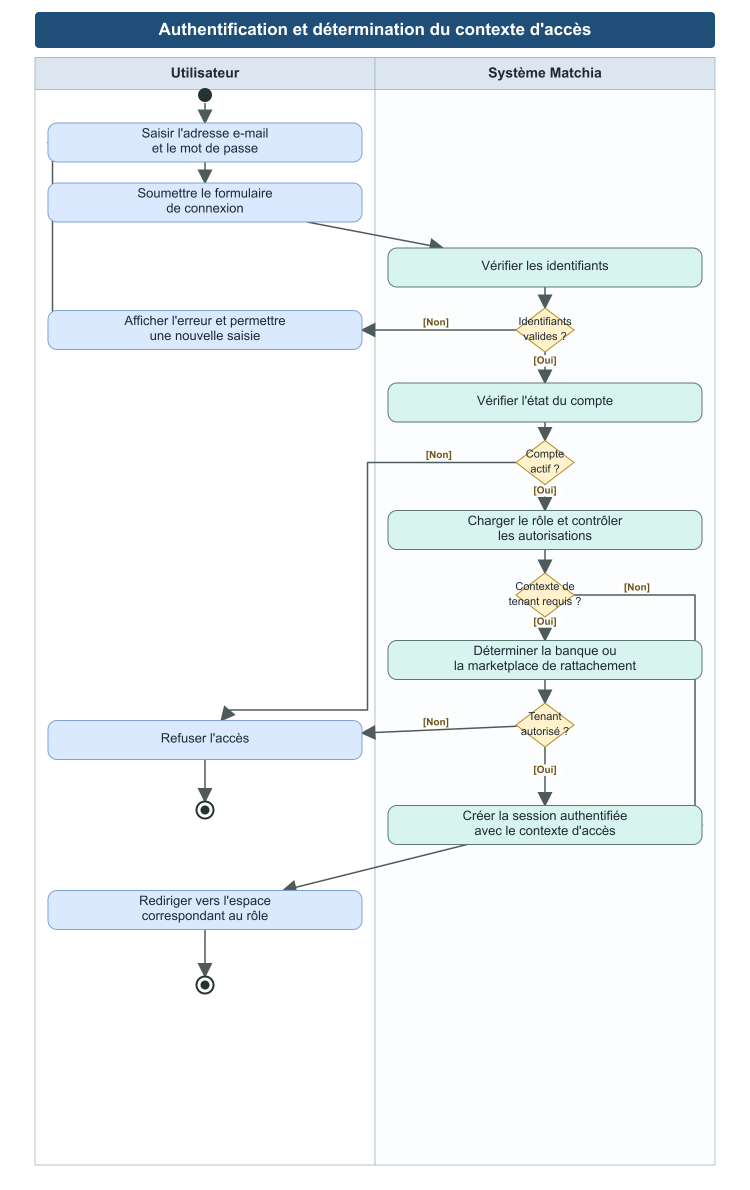
#> input picture document_work/diagrammes_activite_matchia/AD-01_authentification.png, 3000 x 4760 px, found by its file name (shown at 1/4 size)
$ python make_diagram_contact_sheets.py
#> lines starting #> are read from the running program, lines starting #| are printed output that depends on the picture
from pathlib import Path
from PIL import Image, ImageDraw, ImageFont


ROOT = Path(r"D:\PFE M2\Platforme SaaS\document_work")
OUT = ROOT / "qa_drawio_editable_diagrams"
OUT.mkdir(parents=True, exist_ok=True)


def font(size: int, bold: bool = False):
    name = "arialbd.ttf" if bold else "arial.ttf"
    return ImageFont.truetype(str(Path(r"C:\Windows\Fonts") / name), size)


def make_sheet(paths, output, columns=2, thumb_w=820, thumb_h=1050):
#> called with columns = 2, thumb_w = 820, thumb_h = 1050
    rows = (len(paths) + columns - 1) // columns
    sheet = Image.new("RGB", (columns * thumb_w, rows * (thumb_h + 70)), "#ECEFF3")
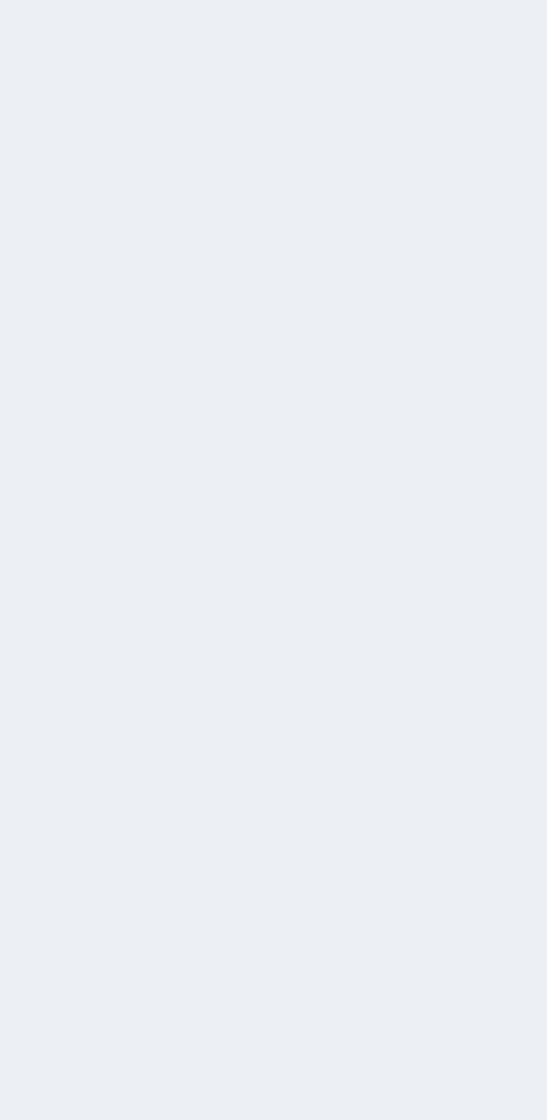
#> sheet: PIL image 1640x3360 RGB (shown at 1/3 size); mean R, G, B 236, 239, 243
    draw = ImageDraw.Draw(sheet)
    for index, path in enumerate(paths):
        image = Image.open(path).convert("RGB")
        image.thumbnail((thumb_w - 30, thumb_h - 30), Image.Resampling.LANCZOS)
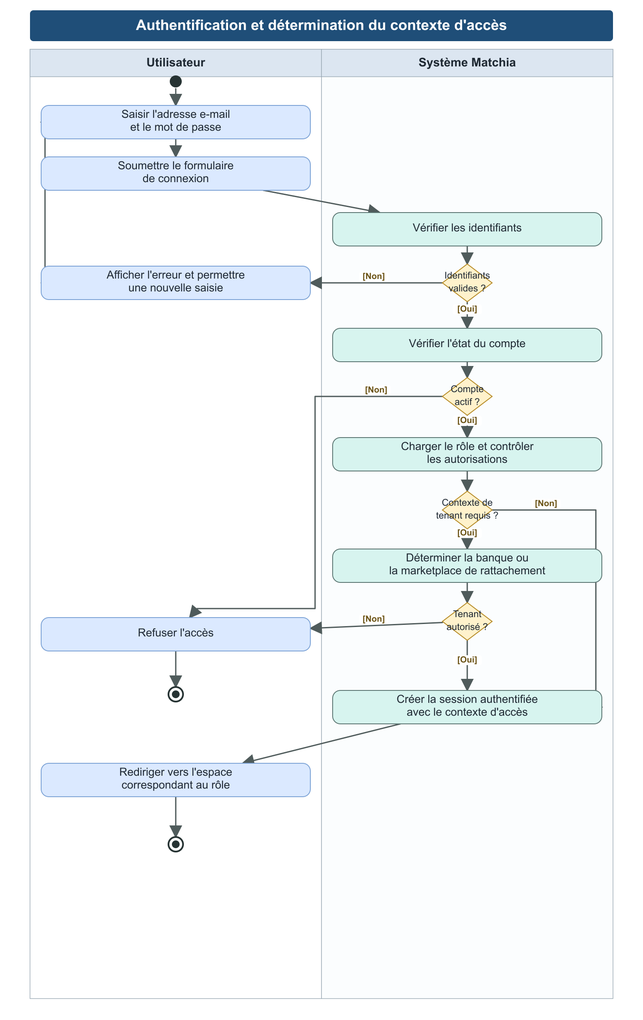
#> image: PIL image 643x1020 RGB; mean R, G, B 237.7, 242.8, 245.5
        x0 = (index % columns) * thumb_w
        y0 = (index // columns) * (thumb_h + 70)
        px = x0 + (thumb_w - image.width) // 2
#> px = 88
        py = y0 + 55 + (thumb_h - image.height) // 2
#> py = 70
        sheet.paste(image, (px, py))
        draw.text((x0 + 18, y0 + 14), path.stem, font=font(25, True), fill="#17324D")
#> pass 2 of the loop in make_sheet, `for index, path in enumerate(paths):`:
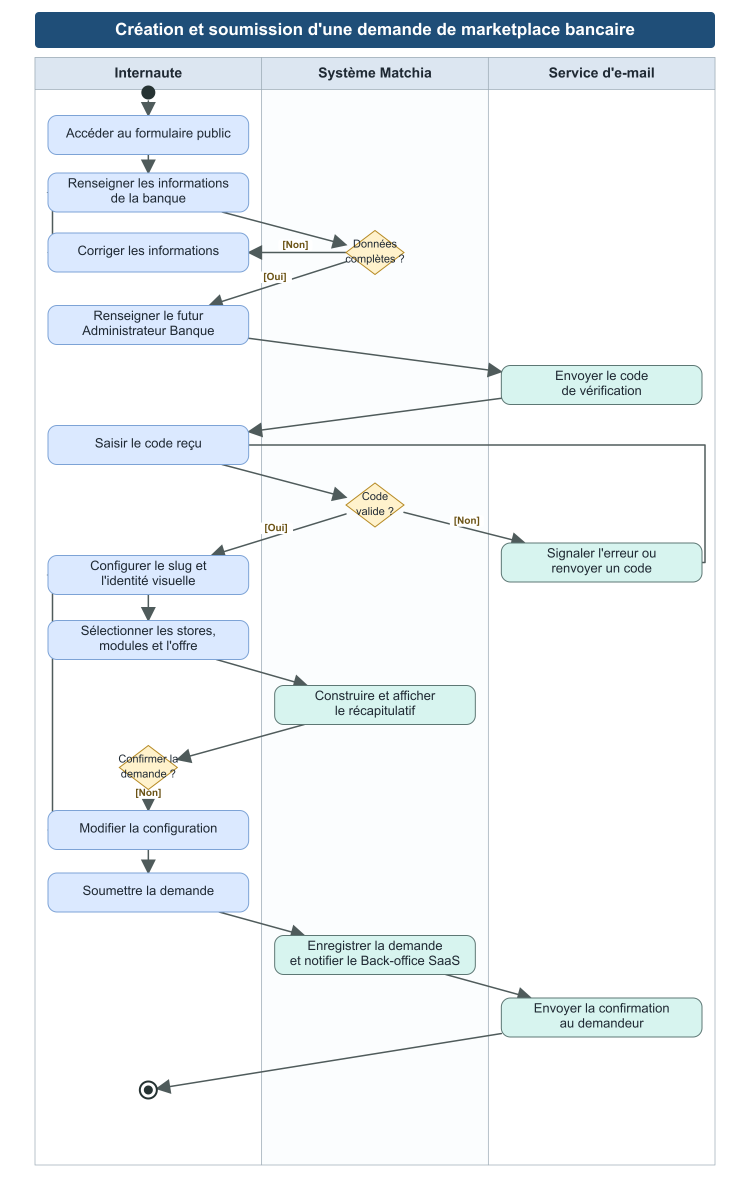
#> input picture document_work/diagrammes_activite_matchia/AD-02_creation_demande_marketplace.png, 3000 x 4760 px, found by its file name (shown at 1/4 size)
#> in make_sheet, `image.thumbnail((thumb_w - 30, thumb_h - 30), Image.Resampling.LANCZOS)`:
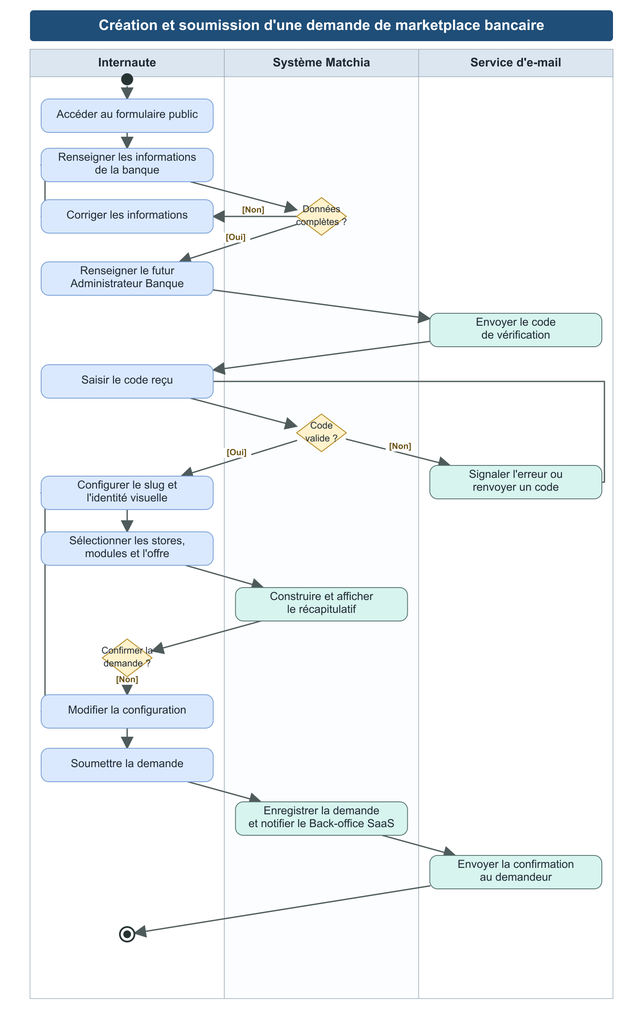
#> image: PIL image 643x1020 RGB; mean R, G, B 238.2, 242.6, 245.7
#> in make_sheet, `sheet.paste(image, (px, py))`:
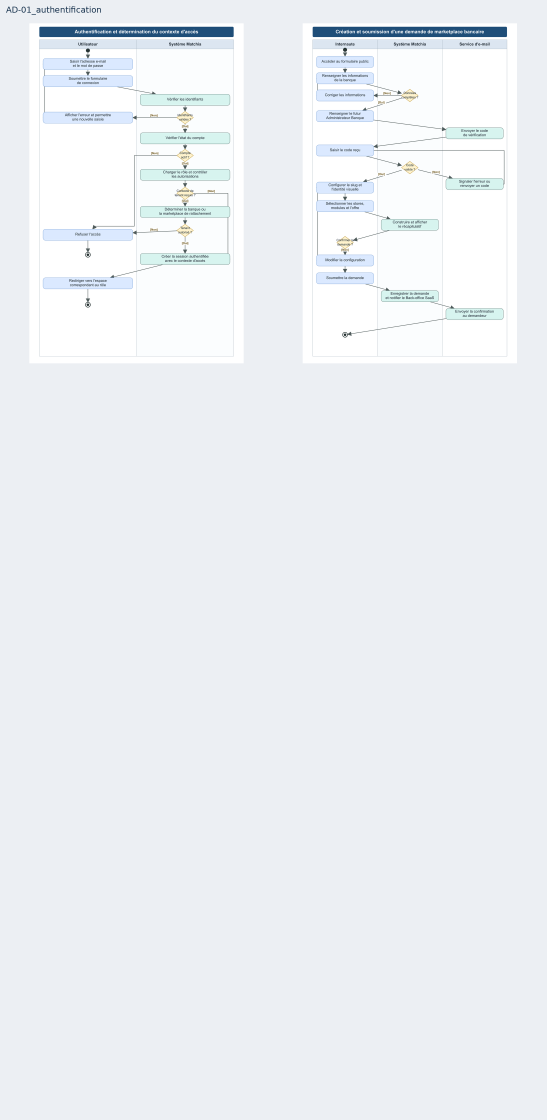
#> sheet: PIL image 1640x3360 RGB (shown at 1/3 size); mean R, G, B 236.4, 239.8, 243.6
#> pass 3 of the loop in make_sheet, `for index, path in enumerate(paths):`:
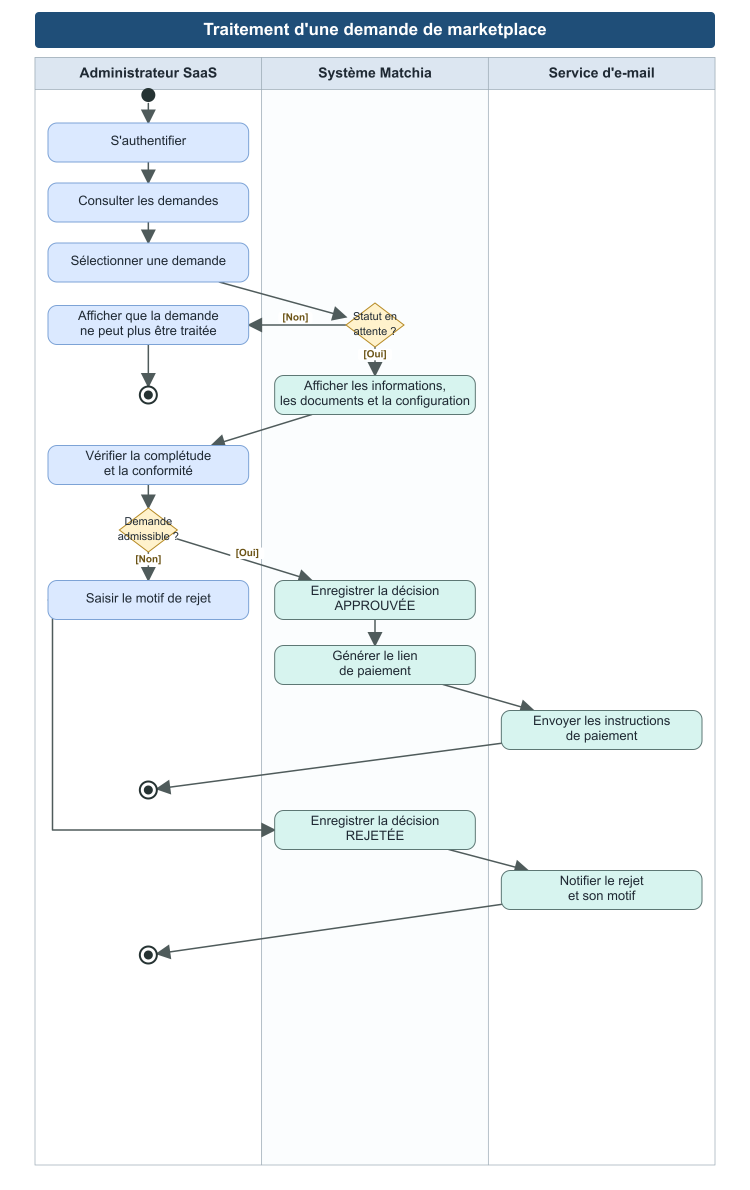
#> input picture document_work/diagrammes_activite_matchia/AD-03_traitement_demande_marketplace.png, 3000 x 4760 px, found by its file name (shown at 1/4 size)
#> in make_sheet, `image.thumbnail((thumb_w - 30, thumb_h - 30), Image.Resampling.LANCZOS)`:
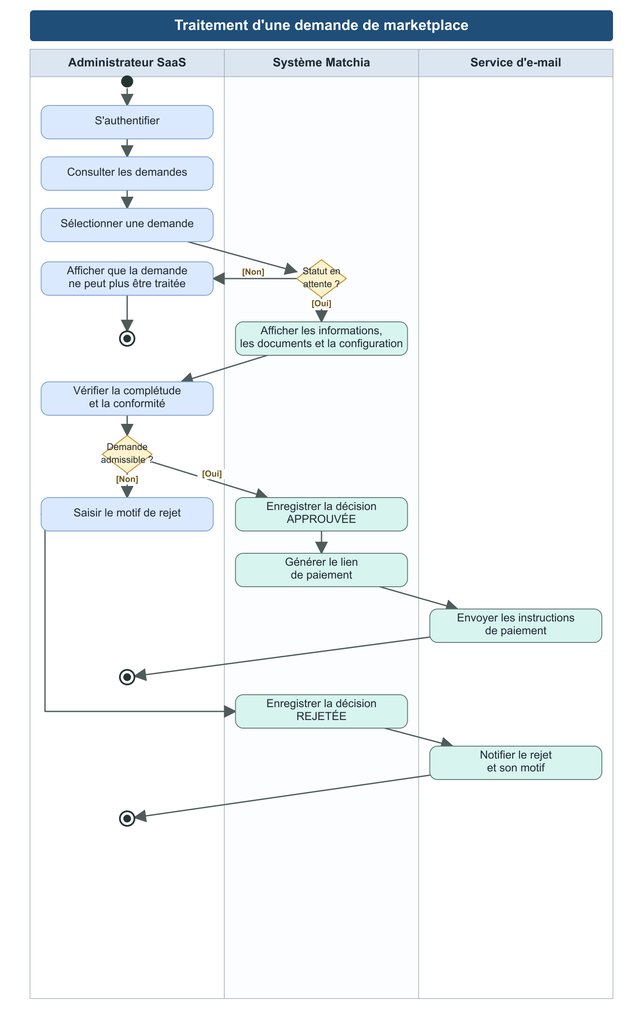
#> image: PIL image 643x1020 RGB; mean R, G, B 239.2, 243.5, 246
#> in make_sheet, `sheet.paste(image, (px, py))`:
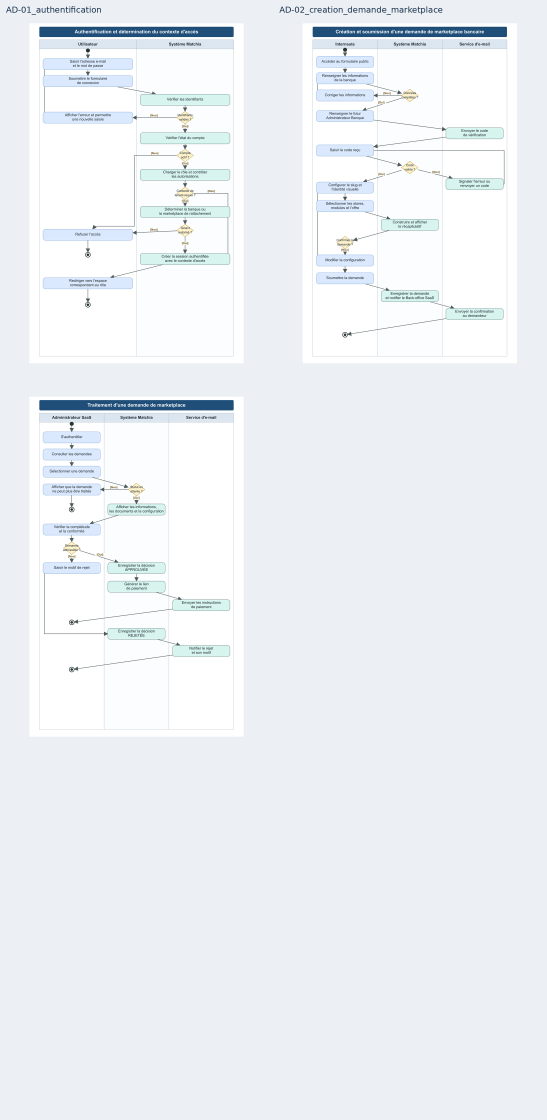
#> sheet: PIL image 1640x3360 RGB (shown at 1/3 size); mean R, G, B 236.7, 240.3, 243.9
#> the loop made 6 passes; the first 3 are shown
    sheet.save(output)
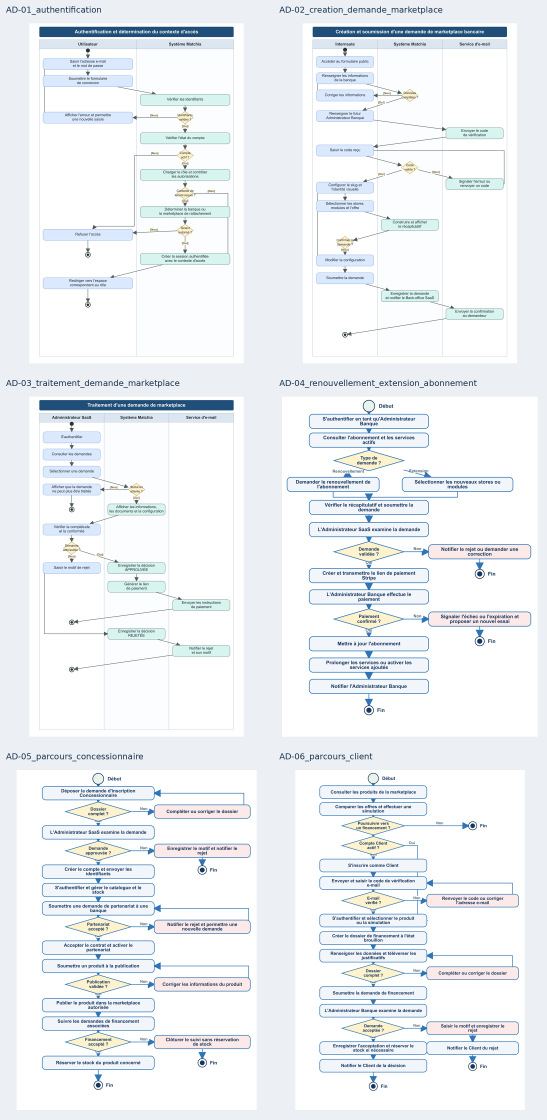
#> saved as activites_contact.png: PIL image 1640x3360 RGB (shown at 1/3 size); mean R, G, B 237.2, 240.9, 244.2


activity_dir = ROOT / "diagrammes_activite_modele"
activity_names = [
    "AD-01_authentification.png",
    "AD-02_creation_demande_marketplace.png",
    "AD-03_traitement_demande_marketplace.png",
    "AD-04_renouvellement_extension_abonnement.png",
    "AD-05_parcours_concessionnaire.png",
    "AD-06_parcours_client.png",
]
sequence_dir = ROOT / "diagrammes_sequence_matchia"
sequence_names = [f"SD-{i:02d}_{slug}.png" for i, slug in enumerate([
    "authentification",
    "creation_demande_marketplace",
    "traitement_demande_stripe",
    "inscription_concessionnaire",
    "gestion_produit",
    "inscription_client",
    "demande_financement",
    "assistant_saas",
    "chatbot_marketplace",
], 1)]

make_sheet([activity_dir / name for name in activity_names], OUT / "activites_contact.png")
make_sheet([sequence_dir / name for name in sequence_names], OUT / "sequences_contact.png", columns=2, thumb_w=900, thumb_h=1050)
#> call 2 of make_sheet, with columns = 2, thumb_w = 900, thumb_h = 1050
#> in make_sheet (call 2), `sheet = Image.new("RGB", (columns * thumb_w, rows * (thumb_h + 70)), "..`:
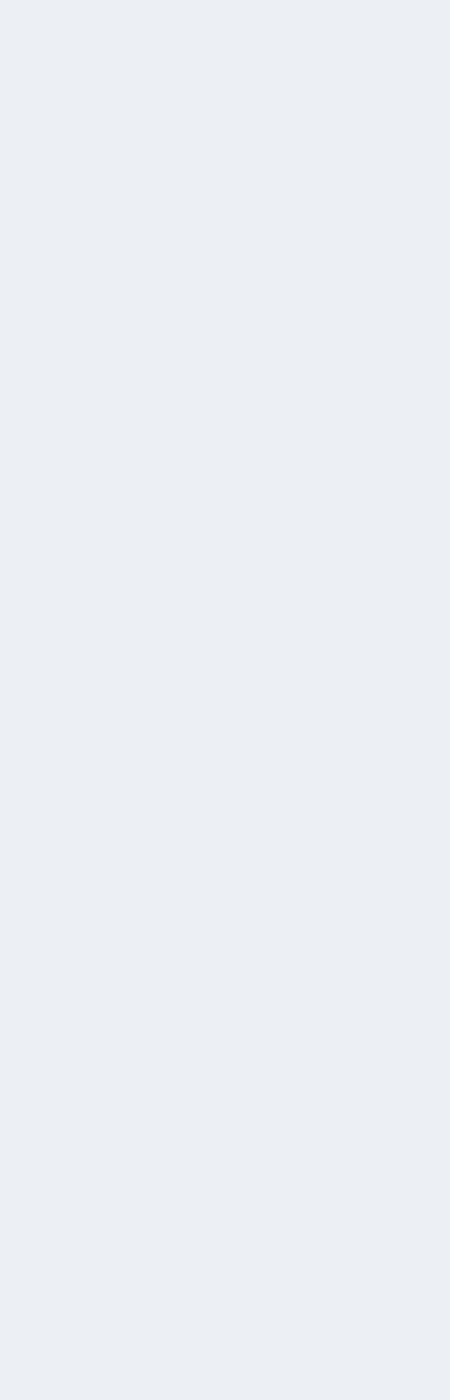
#> sheet: PIL image 1800x5600 RGB (shown at 1/4 size); mean R, G, B 236, 239, 243
#> (the run stopped early here; a loop or call above may not have finished)
